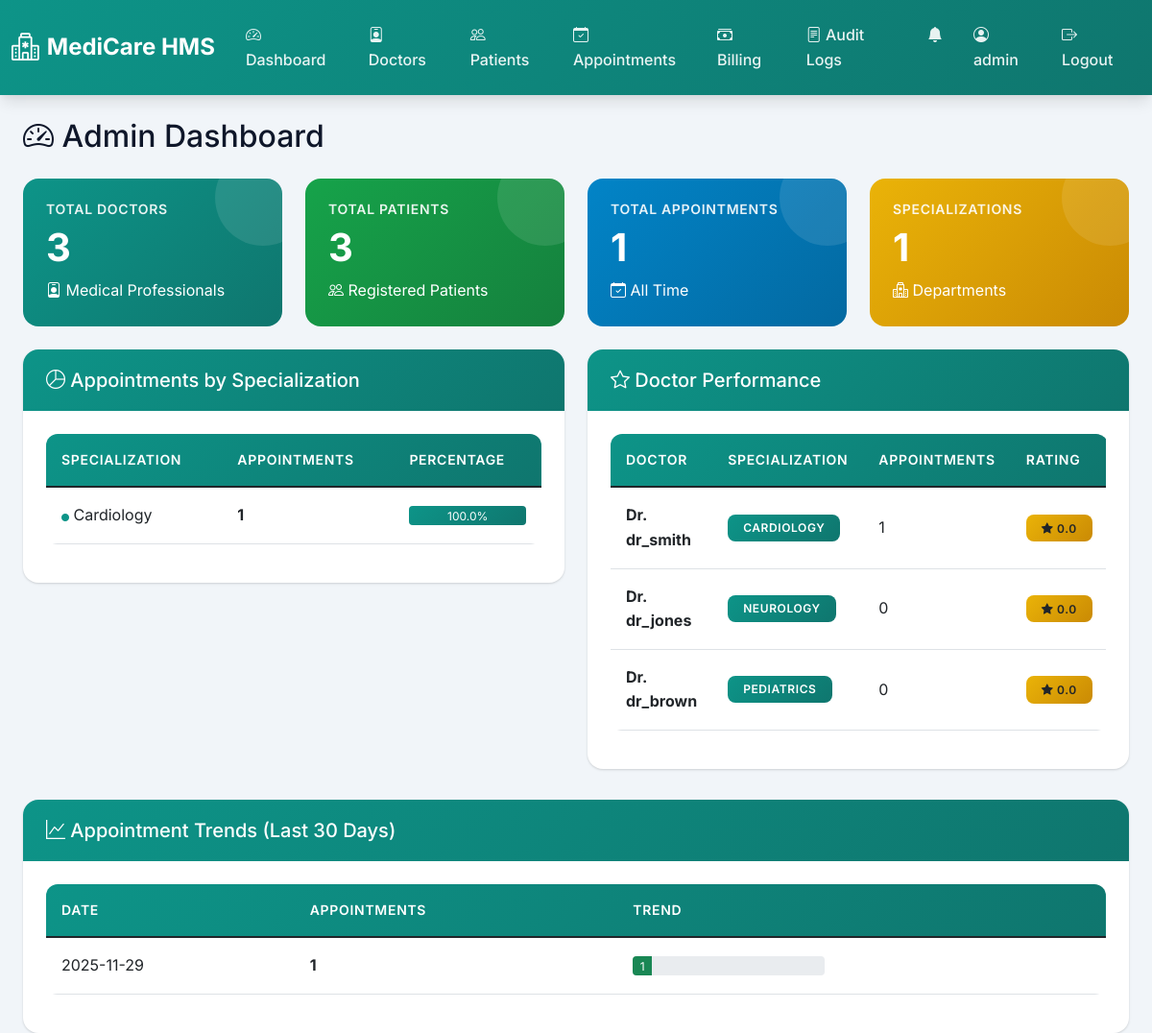
The page /admin/dashboard (signed in) on the database its author committed.
### models.py (models this page shows, shortened)
class Doctor(db.Model):
    __tablename__ = 'doctors'
    id = db.Column(db.Integer, primary_key=True)
    user_id = db.Column(db.Integer, db.ForeignKey('users.id'), nullable=False)
    specialization = db.Column(db.String(100), nullable=False)
    rating = db.Column(db.Float, default=0.0)
    license_number = db.Column(db.String(50))
    qualifications = db.Column(db.Text)
    experience_years = db.Column(db.Integer)
    consultation_fee = db.Column(db.Float, default=0.0)
    bio = db.Column(db.Text)
    department = db.Column(db.String(100))
    room_number = db.Column(db.String(20))
    user = db.relationship('User', backref='doctor_profile')
    availabilities = db.relationship('Availability', backref='doctor', lazy=True, cascade='all, delete-orphan')
    appointments = db.relationship('Appointment', backref='doctor', lazy=True)

class User(db.Model):
    __tablename__ = 'users'
    id = db.Column(db.Integer, primary_key=True)
    username = db.Column(db.String(80), unique=True, nullable=False)
    password_hash = db.Column(db.String(255), nullable=False)
    email = db.Column(db.String(120), unique=True, nullable=False)
    phone = db.Column(db.String(20))
    role = db.Column(db.String(20), nullable=False)  # admin, doctor, patient
    full_name = db.Column(db.String(150))
    date_of_birth = db.Column(db.Date)
    gender = db.Column(db.String(10))
    address = db.Column(db.Text)
    profile_image = db.Column(db.String(255))
    is_active = db.Column(db.Boolean, default=True)
    created_at = db.Column(db.DateTime, default=datetime.utcnow)
    last_login = db.Column(db.DateTime)

### routes/admin.py (the view)
@bp.route('/dashboard')
@role_required('admin')
def dashboard():
    doctor_count = Doctor.query.count()
    patient_count = Patient.query.count()
    appointment_count = Appointment.query.count()
    thirty_days_ago = datetime.utcnow().date() - timedelta(days=30)
    appointments_by_date = db.session.query(
        Appointment.appointment_date,
        func.count(Appointment.id)
    ).filter(
        Appointment.appointment_date >= thirty_days_ago
    ).group_by(Appointment.appointment_date).all()
    appointments_by_spec = db.session.query(
        Doctor.specialization,
        func.count(Appointment.id)
    ).join(Appointment).group_by(Doctor.specialization).all()
    doctor_performance = db.session.query(
        User.username,
        Doctor.specialization,
        func.count(Appointment.id).label('total_appointments'),
        func.avg(Doctor.rating).label('avg_rating')
    ).join(Doctor, User.id == Doctor.user_id).outerjoin(
        Appointment, Doctor.id == Appointment.doctor_id
    ).group_by(User.id).all()
    return render_template('admin/dashboard.html',
                         doctor_count=doctor_count,
                         patient_count=patient_count,
                         appointment_count=appointment_count,
                         appointments_by_date=appointments_by_date,
                         appointments_by_spec=appointments_by_spec,
                         doctor_performance=doctor_performance)

### app.py (called while the page is built)
@app.context_processor
def inject_notifications():
    if 'user_id' in session:
        from utils.notifications import get_unread_count
        return {'unread_count': get_unread_count(session['user_id'])}
    return {'unread_count': 0}

### utils/auth.py (called while the page is built)
def role_required(role):
    def decorator(f):
        @wraps(f)
        def decorated_function(*args, **kwargs):
            if 'user_id' not in session:
                flash('Please log in to access this page.', 'error')
                return redirect(url_for('shared.login'))
            if session.get('role') != role:
                flash('You do not have permission to access this page.', 'error')
                return redirect(url_for('shared.login'))
            return f(*args, **kwargs)
        return decorated_function
    return decorator

### utils/notifications.py (called while the page is built)
def get_unread_count(user_id):
    return Notification.query.filter_by(user_id=user_id, is_read=False).count()

### templates/admin/dashboard.html (shortened to what this page needs)
{% extends "base.html" %}
{% block content %}
<div class="container-fluid">
    <h2 class="mb-4"><i class="bi bi-speedometer2"></i> Admin Dashboard</h2>
    <div class="row g-4 mb-4">
        <div class="col-md-3">
            <div class="stat-card stat-card-primary">
                <h5>Total Doctors</h5>
                <h2>{{ doctor_count }}</h2>
                <p class="mb-0"><i class="bi bi-person-badge"></i> Medical Professionals</p>
            </div>
        </div>
        <div class="col-md-3">
            <div class="stat-card stat-card-success">
                <h5>Total Patients</h5>
                <h2>{{ patient_count }}</h2>
                <p class="mb-0"><i class="bi bi-people"></i> Registered Patients</p>
            </div>
        </div>
        <div class="col-md-3">
            <div class="stat-card stat-card-info">
                <h5>Total Appointments</h5>
                <h2>{{ appointment_count }}</h2>
                <p class="mb-0"><i class="bi bi-calendar-check"></i> All Time</p>
            </div>
        </div>
        <div class="col-md-3">
            <div class="stat-card stat-card-warning">
                <h5>Specializations</h5>
                <h2>{{ appointments_by_spec|length }}</h2>
                <p class="mb-0"><i class="bi bi-hospital"></i> Departments</p>
            </div>
        </div>
    </div>
    <div class="row g-4">
        <div class="col-md-6">
            <div class="card">
                <div class="card-header">
                    <h5 class="mb-0"><i class="bi bi-pie-chart"></i> Appointments by Specialization</h5>
                </div>
                <div class="card-body">
                    {% if appointments_by_spec %}
                    <div class="table-responsive">
                        <table class="table table-hover">
                            <thead>
                                <tr>
                                    <th>Specialization</th>
                                    <th>Appointments</th>
                                    <th>Percentage</th>
                                </tr>
                            </thead>
                            <tbody>
                                {% for spec, count in appointments_by_spec %}
                                <tr>
                                    <td><i class="bi bi-circle-fill" style="color: var(--primary-color); font-size: 0.5rem;"></i> {{ spec }}</td>
                                    <td><strong>{{ count }}</strong></td>
                                    <td>
                                        <div class="progress" style="height: 20px;">
                                            <div class="progress-bar" role="progressbar"
                                                 style="width: {{ (count / appointment_count * 100)|round }}%; background: linear-gradient(135deg, var(--primary-color) 0%, var(--primary-dark) 100%);"
                                                 aria-valuenow="{{ count }}" aria-valuemin="0" aria-valuemax="{{ appointment_count }}">
                                                {{ (count / appointment_count * 100)|round }}%
                                            </div>
                                        </div>
                                    </td>
                                </tr>
                                {% endfor %}
                            </tbody>
                        </table>
                    </div>
                    {% else %}
                    <p class="text-muted text-center">No appointment data available</p>
                    {% endif %}
                </div>
            </div>
        </div>
        <div class="col-md-6">
            <div class="card">
                <div class="card-header">
                    <h5 class="mb-0"><i class="bi bi-star"></i> Doctor Performance</h5>
                </div>
                <div class="card-body">
                    {% if doctor_performance %}
                    <div class="table-responsive">
                        <table class="table table-hover">
                            <thead>
                                <tr>
                                    <th>Doctor</th>
                                    <th>Specialization</th>
                                    <th>Appointments</th>
                                    <th>Rating</th>
                                </tr>
                            </thead>
                            <tbody>
                                {% for username, spec, total, rating in doctor_performance %}
                                <tr>
                                    <td><strong>Dr. {{ username }}</strong></td>
                                    <td><span class="badge bg-primary">{{ spec }}</span></td>
                                    <td>{{ total or 0 }}</td>
                                    <td>
                                        <span class="badge bg-warning text-dark">
                                            <i class="bi bi-star-fill"></i> {{ "%.1f"|format(rating or 0) }}
                                        </span>
                                    </td>
                                </tr>
                                {% endfor %}
                            </tbody>
                        </table>
                    </div>
                    {% else %}
                    <p class="text-muted text-center">No doctor data available</p>
                    {% endif %}
                </div>
            </div>
        </div>
    </div>
    <div class="row g-4 mt-2">
        <div class="col-12">
            <div class="card">
                <div class="card-header">
                    <h5 class="mb-0"><i class="bi bi-graph-up"></i> Appointment Trends (Last 30 Days)</h5>
                </div>
                <div class="card-body">
                    {% if appointments_by_date %}
                    <div class="table-responsive">
                        <table class="table table-hover">
                            <thead>
                                <tr>
                                    <th>Date</th>
                                    <th>Appointments</th>
                                    <th>Trend</th>
                                </tr>
                            </thead>
                            <tbody>
                                {% for date, count in appointments_by_date[-10:] %}
                                <tr>
                                    <td>{{ date }}</td>
                                    <td><strong>{{ count }}</strong></td>
                                    <td>
                                        <div class="progress" style="height: 20px; width: 200px;">
                                            <div class="progress-bar bg-success" role="progressbar"
                                                 style="width: {{ (count / 10 * 100)|round }}%"
                                                 aria-valuenow="{{ count }}" aria-valuemin="0" aria-valuemax="10">
                                                {{ count }}
                                            </div>
                                        </div>
                                    </td>
                                </tr>
                                {% endfor %}
                            </tbody>
                        </table>
                    </div>
                    {% else %}
                    <p class="text-muted text-center">No appointment trends available</p>
                    {% endif %}
                </div>
            </div>
        </div>
    </div>
</div>
{% endblock %}

### static/css/style.css (style rules this page uses)
:root { --primary-color: #0d9488; --primary-dark: #0f766e; --primary-light: #14b8a6; --secondary-color: #7c3aed; --secondary-dark: #6d28d9; --accent-color: #f97316; --danger-color: #dc2626; --warning-color: #eab308; --success-color: #16a34a; --info-color: #0284c7; --dark-bg: #0f172a; --light-bg: #f1f5f9; --card-bg: #ffffff; --text-primary: #0f172a; --text-secondary: #475569; --border-color: #cbd5e1; --shadow: 0 1px 3px 0 rgba(0, 0, 0, 0.1), 0 1px 2px 0 rgba(0, 0, 0, 0.06); --shadow-lg: 0 10px 15px -3px rgba(0, 0, 0, 0.1), 0 4px 6px -2px rgba(0, 0, 0, 0.05); --medical-teal: #0d9488; --medical-purple: #7c3aed; --medical-orange: #f97316; }
* { margin: 0; padding: 0; box-sizing: border-box; }
body { font-family: 'Inter', -apple-system, BlinkMacSystemFont, 'Segoe UI', Roboto, sans-serif; background-color: var(--light-bg); color: var(--text-primary); line-height: 1.6; }
.card { border: none; border-radius: 1rem; box-shadow: var(--shadow); transition: transform 0.3s ease, box-shadow 0.3s ease; background-color: var(--card-bg); }
.card-header { background: linear-gradient(135deg, var(--medical-teal) 0%, var(--primary-dark) 100%); color: white; border: none; border-radius: 1rem 1rem 0 0 !important; padding: 1.25rem 1.5rem; font-weight: 600; }
.card-body { padding: 1.5rem; }
.stat-card { border-radius: 1rem; padding: 1.5rem; color: white; position: relative; overflow: hidden; }
.stat-card::before { content: ''; position: absolute; top: 0; right: 0; width: 100px; height: 100px; background: rgba(255, 255, 255, 0.1); border-radius: 50%; transform: translate(30%, -30%); }
.stat-card-primary { background: linear-gradient(135deg, #0d9488 0%, #0f766e 100%); }
.stat-card-success { background: linear-gradient(135deg, #16a34a 0%, #15803d 100%); }
.stat-card-warning { background: linear-gradient(135deg, #eab308 0%, #ca8a04 100%); }
.stat-card-info { background: linear-gradient(135deg, #0284c7 0%, #0369a1 100%); }
.stat-card h5 { font-size: 0.875rem; font-weight: 600; text-transform: uppercase; letter-spacing: 0.05em; opacity: 0.9; }
.stat-card h2 { font-size: 2.5rem; font-weight: 700; margin: 0.5rem 0; }
.table { background-color: white; border-radius: 0.75rem; overflow: hidden; }
.table thead { background: linear-gradient(135deg, var(--medical-teal) 0%, var(--primary-dark) 100%); color: white; }
.table thead th { border: none; padding: 1rem; font-weight: 600; text-transform: uppercase; font-size: 0.875rem; letter-spacing: 0.05em; }
.table tbody tr { transition: background-color 0.2s ease; }
.table tbody td { padding: 1rem; vertical-align: middle; }
.badge { padding: 0.5rem 1rem; border-radius: 0.5rem; font-weight: 600; font-size: 0.75rem; text-transform: uppercase; letter-spacing: 0.05em; }
.badge.bg-primary { background: linear-gradient(135deg, var(--medical-teal) 0%, var(--primary-dark) 100%) !important; }
.badge.bg-warning { background: linear-gradient(135deg, var(--warning-color) 0%, #ca8a04 100%) !important; }
* { transition: background-color 0.2s ease, color 0.2s ease; }

### rows shown on the page
Doctor: specialization "Cardiology", id "1", value "100.0"
User: username "dr_smith", spec "CARDIOLOGY", is_active "1", rating "0.0"
User: username "dr_jones", spec "NEUROLOGY", total "0", rating "0.0"
User: username "dr_brown", spec "PEDIATRICS", total "0", rating "0.0"

### other values the page prints
{{ session.username }} "admin"
{{ doctor_count }} "3"
{{ patient_count }} "3"
{{ appointment_count }} "1"
{{ appointments_by_spec|length }} "1"
{{ date }} "2025-11-29"
{{ count }} "1"
